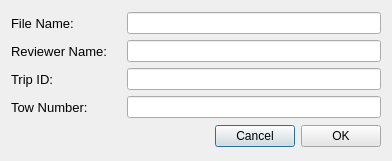
<?xml version="1.0" encoding="UTF-8"?>
<ui version="4.0">
 <class>MetadataDialog</class>
 <widget class="QDialog" name="MetadataDialog">
  <property name="windowModality">
   <enum>Qt::WindowModal</enum>
  </property>
  <property name="geometry">
   <rect>
    <x>0</x>
    <y>0</y>
    <width>392</width>
    <height>161</height>
   </rect>
  </property>
  <property name="maximumSize">
   <size>
    <width>16777215</width>
    <height>16777215</height>
   </size>
  </property>
  <property name="windowTitle">
   <string>Form</string>
  </property>
  <property name="autoFillBackground">
   <bool>true</bool>
  </property>
  <layout class="QGridLayout" name="gridLayout">
   <item row="4" column="0" colspan="2">
    <layout class="QVBoxLayout" name="verticalLayout_2">
     <item>
      <layout class="QHBoxLayout" name="horizontalLayout">
       <item>
        <widget class="QLabel" name="fileNameLabel">
         <property name="minimumSize">
          <size>
           <width>110</width>
           <height>0</height>
          </size>
         </property>
         <property name="font">
          <font>
           <pointsize>10</pointsize>
          </font>
         </property>
         <property name="text">
          <string>File Name:</string>
         </property>
        </widget>
       </item>
       <item>
        <widget class="QLineEdit" name="fileName"/>
       </item>
      </layout>
     </item>
     <item>
      <layout class="QHBoxLayout" name="horizontalLayout_2">
       <item>
        <widget class="QLabel" name="reviewerNameLabel">
         <property name="minimumSize">
          <size>
           <width>110</width>
           <height>0</height>
          </size>
         </property>
         <property name="font">
          <font>
           <pointsize>10</pointsize>
          </font>
         </property>
         <property name="text">
          <string>Reviewer Name:</string>
         </property>
        </widget>
       </item>
       <item>
        <widget class="QLineEdit" name="reviewerName"/>
       </item>
      </layout>
     </item>
     <item>
      <layout class="QHBoxLayout" name="horizontalLayout_3">
       <item>
        <widget class="QLabel" name="tripIdLabel">
         <property name="minimumSize">
          <size>
           <width>110</width>
           <height>0</height>
          </size>
         </property>
         <property name="maximumSize">
          <size>
           <width>16777215</width>
           <height>16777215</height>
          </size>
         </property>
         <property name="font">
          <font>
           <pointsize>10</pointsize>
          </font>
         </property>
         <property name="text">
          <string>Trip ID:</string>
         </property>
        </widget>
       </item>
       <item>
        <widget class="QLineEdit" name="tripId"/>
       </item>
      </layout>
     </item>
     <item>
      <layout class="QHBoxLayout" name="horizontalLayout_4">
       <item>
        <widget class="QLabel" name="towNumberLabel">
         <property name="minimumSize">
          <size>
           <width>110</width>
           <height>0</height>
          </size>
         </property>
         <property name="maximumSize">
          <size>
           <width>16777215</width>
           <height>16777215</height>
          </size>
         </property>
         <property name="font">
          <font>
           <pointsize>10</pointsize>
          </font>
         </property>
         <property name="text">
          <string>Tow Number:</string>
         </property>
        </widget>
       </item>
       <item>
        <widget class="QLineEdit" name="towNumber"/>
       </item>
      </layout>
     </item>
    </layout>
   </item>
   <item row="6" column="0" colspan="2">
    <layout class="QHBoxLayout" name="horizontalLayout_5">
     <item>
      <spacer name="horizontalSpacer">
       <property name="orientation">
        <enum>Qt::Horizontal</enum>
       </property>
       <property name="sizeHint" stdset="0">
        <size>
         <width>40</width>
         <height>20</height>
        </size>
       </property>
      </spacer>
     </item>
     <item>
      <widget class="QPushButton" name="cancel">
       <property name="minimumSize">
        <size>
         <width>80</width>
         <height>0</height>
        </size>
       </property>
       <property name="styleSheet">
        <string notr="true">background-color: rgb(230, 230, 230);</string>
       </property>
       <property name="text">
        <string>Cancel</string>
       </property>
      </widget>
     </item>
     <item>
      <widget class="QPushButton" name="ok">
       <property name="minimumSize">
        <size>
         <width>80</width>
         <height>0</height>
        </size>
       </property>
       <property name="styleSheet">
        <string notr="true">background-color: rgb(230, 230, 230);</string>
       </property>
       <property name="text">
        <string>OK</string>
       </property>
      </widget>
     </item>
    </layout>
   </item>
  </layout>
 </widget>
 <resources/>
 <connections/>
</ui>
